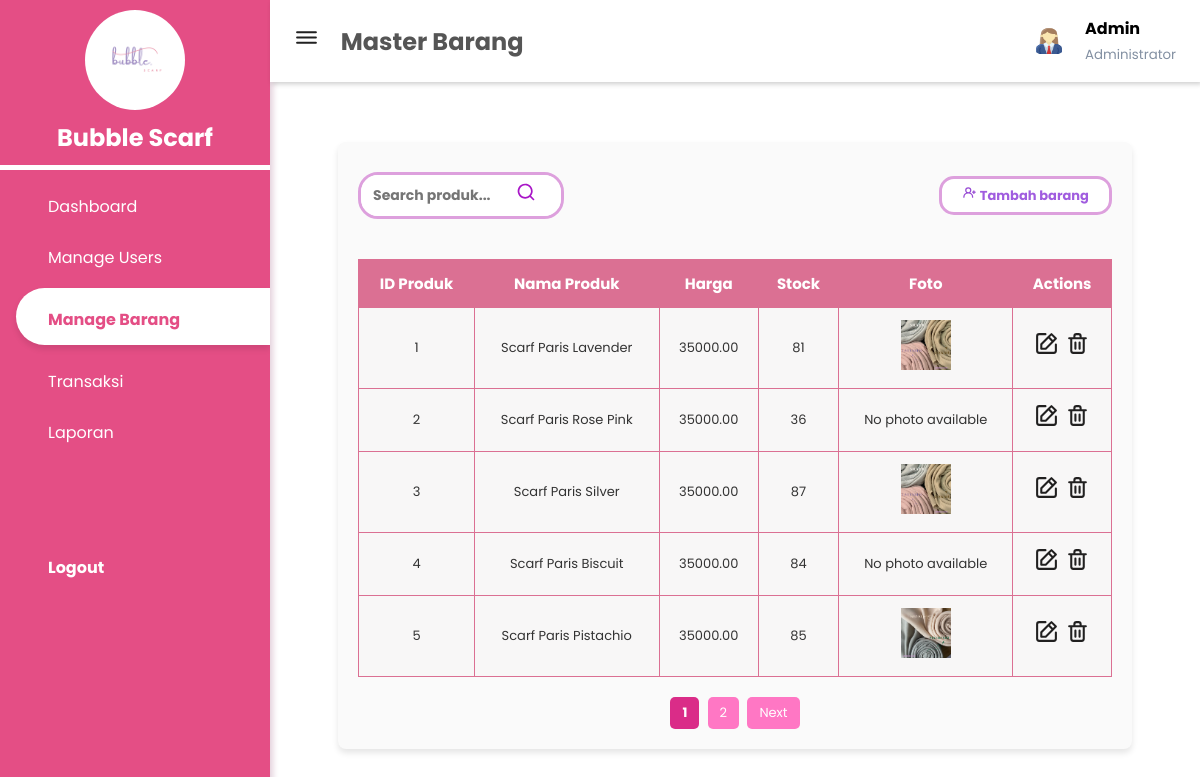
The page /master_barang.php (signed in) on the database as committed earlier.
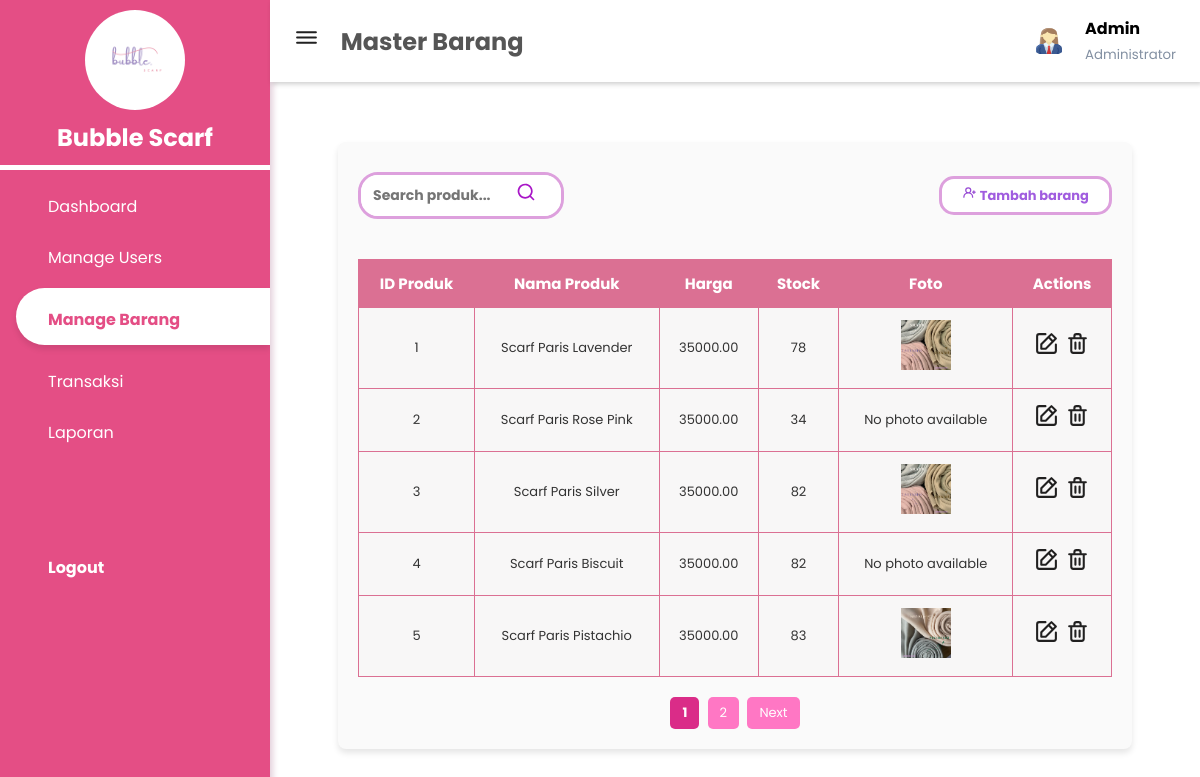
The same page on the database as committed later.
### tables this page shows
CREATE TABLE `produk` (
  `Id_produk` int(11) NOT NULL,
  `nama_produk` varchar(255) NOT NULL,
  `harga` decimal(10,2) NOT NULL,
  `stok` int(11) NOT NULL,
  `foto_produk` varchar(255) NOT NULL
);

### master_barang.php (the view, shortened to what the changed rows need)
<?php
include 'sidebar.php';
?>
<!DOCTYPE html>
<html lang="en">
<head>
    <link rel="stylesheet" href="https://maxst.icons8.com/vue-static/landings/line-awesome/line-awesome/1.3.0/css/line-awesome.min.css">
    <link rel="stylesheet" href="https://unicons.iconscout.com/release/v4.0.8/css/line.css">
    <link rel="stylesheet" href="tabel.css">
</head>
<body>
    <header>
        <h2>
            <label id="menu-toggle">
                 <span class="bars"> <img src="asset/bars.svg" width="25px" height="25px"> </span>
            </label>
            Master Barang
        </h2>
        </header>
    <div class="main-content">
    <main>
        <div class="container">
            <table class="table">
                <thead>
                    <tr>
                        <th>ID Produk</th>
                        <th>Nama Produk</th>
                        <th>Harga</th>
                        <th>Stock</th>
                        <th>Foto</th>
                        <th>Actions</th>
                    </tr>
                </thead>
                    <?php
                     $page = isset($_GET['page']) ? (int)$_GET['page'] : 1;
                     $limit = 5;
                     $offset = ($page - 1) * $limit;
                    $sql = "SELECT * FROM produk";
                    $sql .= " LIMIT $limit OFFSET $offset";
                    $result = $conn->query($sql);
                    ?>
                    <tbody>
                    <?php
                    if ($result->num_rows > 0) {
                        while ($row = $result->fetch_assoc()) {
                            $fotoPath = !empty($row['foto_produk']) ? 'uploads/produks/' . $row['foto_produk'] : 'img/default.jpg';
                            echo "<tr>
                                    <td>" . $row['Id_produk'] . "</td>
                                    <td>" . $row['nama_produk'] . "</td>
                                    <td>" . $row['harga'] . "</td>
                                    <td>" . $row['stok'] . "</td>
                                    <td>";
                                    if ($fotoPath && file_exists($fotoPath)) {
                                        echo "<img src='" . htmlspecialchars($fotoPath) . "' width='50' height='50' alt='Foto Produk'>";
                                    } else {
                                        echo "<p>No photo available</p>";
                                    }
                             echo "</td>
                                    <td>
                                        <a href='edit_barang.php?id=" . $row['Id_produk'] . "' class='btn btn-edit'> <img src='asset/edit.svg' width='25px' height='25px'> </a>
                                        <a href='proses_barang.php?id=" . $row['Id_produk'] . "' class='btn btn-delete'> <img src='asset/trash-alt.svg' width='25px' height='25px'> </a>
                                    </td>
                                </tr>";
                        }
                    } else {
                        echo "<tr><td colspan='5'>No products found</td></tr>";
                    }
                    ?>
                </tbody>
            </table>
        </div>
    </main>
</div>
</body>
</html>

Rows that differ between the two databases and show on the page:
changed produk "Scarf Paris Lavender": stok "81" → "78"
changed produk "Scarf Paris Rose Pink": stok "36" → "34"
changed produk "Scarf Paris Silver": stok "87" → "82"
changed produk "Scarf Paris Biscuit": stok "84" → "82"
changed produk "Scarf Paris Pistachio": stok "85" → "83"
